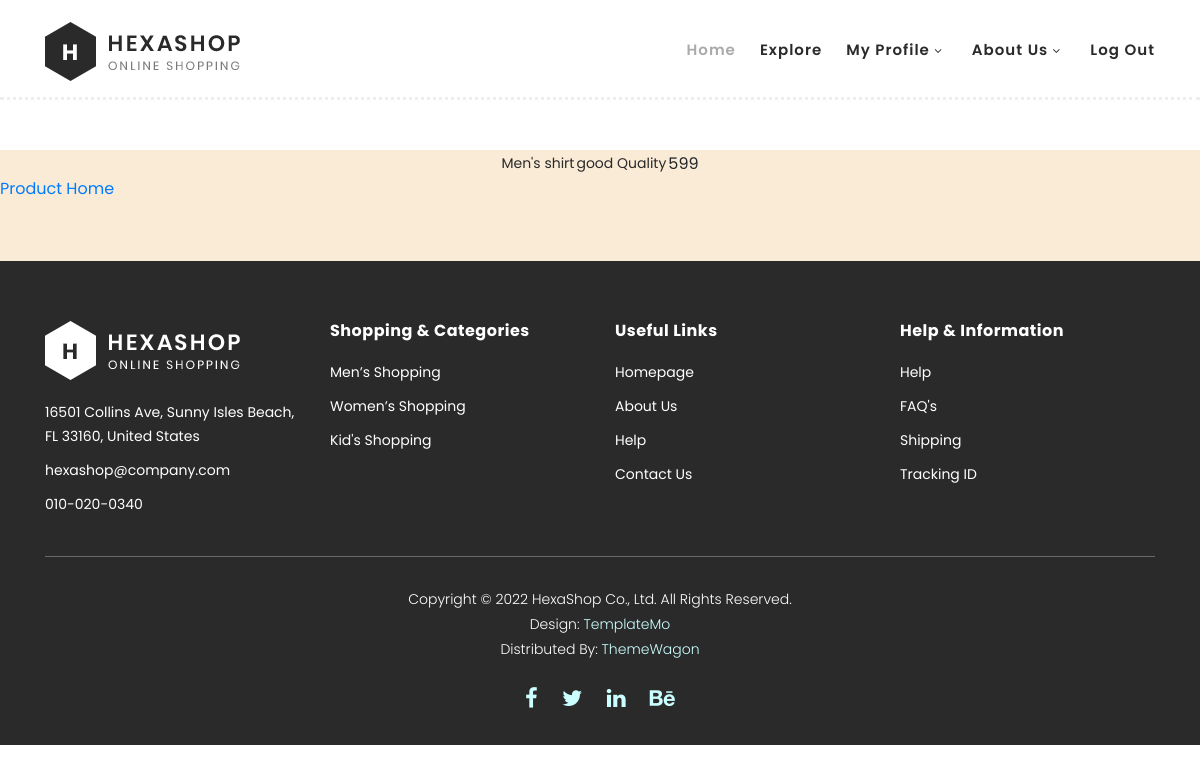
Screenshot of /User/ProductGallery29/ (signed in) with the database file from the repository.
### Shop/models.py (models this page shows)
class tbl_product(models.Model):
    product_name=models.CharField(max_length=50)
    product_image=models.FileField(upload_to="ProductDocs/")
    product_details=models.CharField(max_length=150)
    product_rate=models.CharField(max_length=50)
    product_type=models.ForeignKey(tbl_product_type,on_delete=models.CASCADE,null=True)
    subcat=models.ForeignKey(tbl_subcategory,on_delete=models.CASCADE,null=True)
    shop=models.ForeignKey(tbl_shopregistration,on_delete=models.CASCADE,null=True)

### User/views.py (the view)
# urls.py: path('ProductGallery<int:pid>/',views.ProductGallery,name="ProductGallery"),
def ProductGallery(request,pid):
    if 'uid' in request.session:
        productdata=tbl_product.objects.get(id=pid)
        gallerydata=tbl_gallery.objects.filter(product=pid)
        return render(request,'User/Gallery.html',{'DATA':productdata,'GALLERY':gallerydata})
    else:
        return redirect("wguest:Userlogin")

### User/Templates/User/Gallery.html (shortened to what this page needs)
{% extends 'User/Header.html'%}
{% load static %}
{% block content  %}
<!DOCTYPE html>
<html lang="en">
<head>
</head>
<body>
    <div align="center" style="margin-top: 150px;">
        <table align="center">
            <tr>
                <td>
                    <p align="center">{{DATA.product_name}}</p>
                </td>
                <td>
                <p> {{DATA.product_details}}</p></td>
                <td>{{DATA.product_rate}}</td>
            </tr>
            </table>
    </div>
<a href="{% url 'wuser:ProductDetail' %}">Product</a>
<a href="{% url 'wuser:Userhome' %}">Home</a>
</body>
</html>
{% endblock content %}

### Guest/static/User/assets/css/templatemo-hexashop.css (style rules this page uses)
html, body, div, span, applet, object, iframe, h1, h2, h3, h4, h5, h6, p, blockquote, div pre, a, abbr, acronym, address, big, cite, code, del, dfn, em, font, img, ins, kbd, q, s, samp, small, strike, strong, sub, sup, tt, var, b, u, i, center, dl, dt, dd, ol, ul, li, figure, header, nav, section, article, aside, footer, figcaption { margin: 0; padding: 0; border: 0; outline: 0; }
* { box-sizing: border-box; }
html, body { font-family: 'Poppins', sans-serif; font-weight: 400; background-color: #fff; font-size: 16px; -ms-text-size-adjust: 100%; -webkit-font-smoothing: antialiased; -moz-osx-font-smoothing: grayscale; }
a { text-decoration: none !important; }
p { font-size: 14px; line-height: 25px; color: #2a2a2a; }
html, body { background: #fff; font-family: 'Poppins', sans-serif; }

### User/Templates/User/Gallery.html (style rules this page uses)
body { background-color: antiquewhite; }

### rows the page displays
tbl_product: product_name "Men's shirt", product_details "good Quality", product_rate "599"
